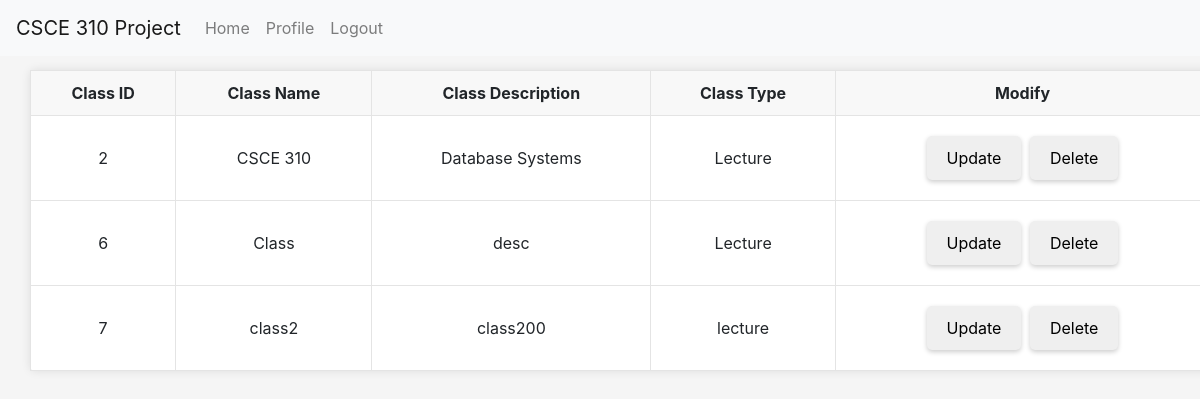
/classes/view_all_classes (signed in), run on an earlier commit of the app's database.
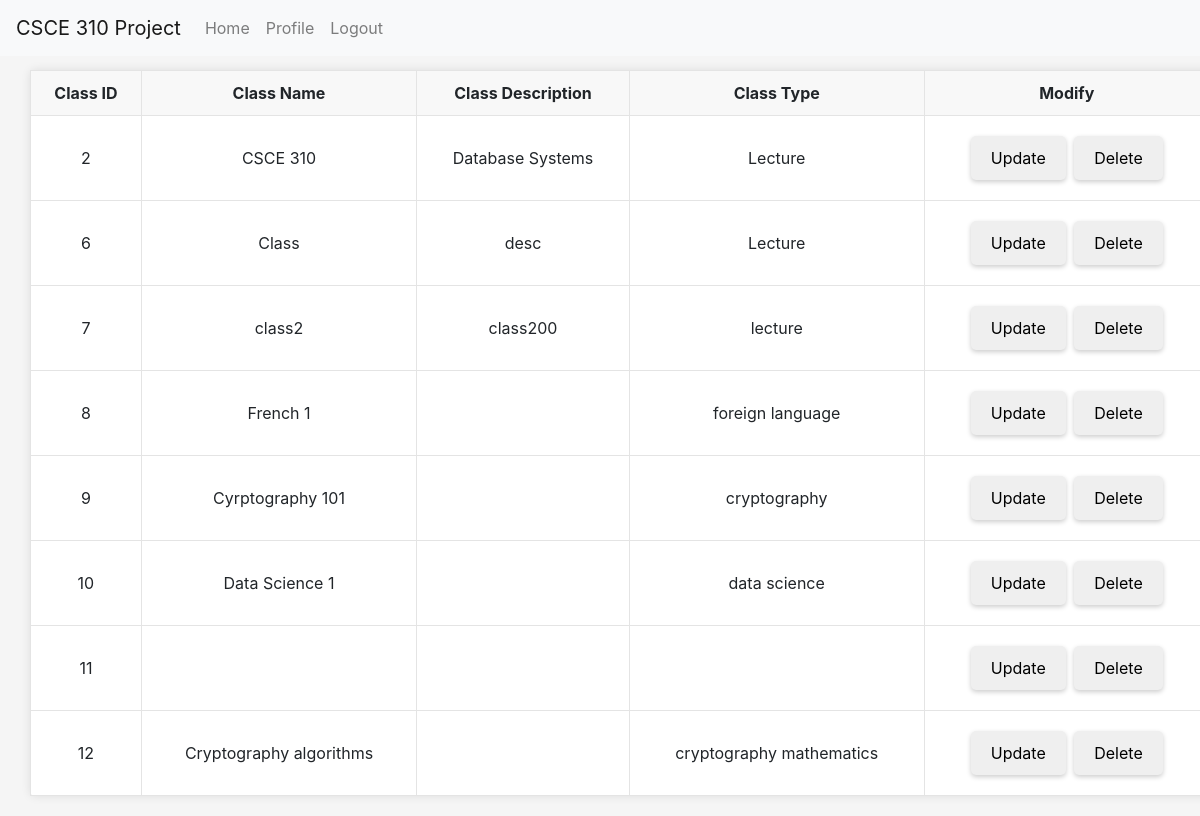
And on a later commit of the database.
### tables this page shows
CREATE TABLE Classes (
                    Class_ID INTEGER PRIMARY KEY AUTOINCREMENT,
                    Name VARCHAR,
                    Description VARCHAR,
                    Type VARCHAR
                    );

### routes/classes.py (the view)
@classes_bp.route('/view_all_classes', methods=['GET'])
@login_required
def view_all_classes():
    print("called view_all_classes")
    conn = get_db_connection()
    classes = conn.execute('SELECT * FROM Classes').fetchall()
    conn.close()
    return render_template('view_all_classes.html', classes=classes)

### app.py (called while the page is built)
@login_manager.user_loader
def load_user(UIN):
    return User(UIN)

### db.py (called while the page is built)
def get_db_connection():
    conn = sqlite3.connect('database.db')
    conn.row_factory = sqlite3.Row
    return conn

### util/Users.py (called while the page is built)
def get_user(conn, UIN):
    query_result = conn.execute("SELECT * FROM View_CollegeStudentDetails WHERE UIN = ?", (UIN,)).fetchone()
    user_info = {}
    if not query_result:
        return user_info
    for column_name in query_result.keys():
        user_info[column_name] = query_result[column_name]
    return user_info

### templates/view_all_classes.html (shortened to what this page needs)
<!DOCTYPE html>
<html lang="en">
<head>
  <link rel="stylesheet" href="https://stackpath.bootstrapcdn.com/bootstrap/4.3.1/css/bootstrap.min.css">
  <link rel="stylesheet" href="../../static/general.css">
  <link rel="stylesheet" href="../../static/admin_home.css">
</head>
<body>
    <nav class="navbar navbar-expand-lg navbar-light bg-light fixed-top">
      <a class="navbar-brand" href="#">CSCE 310 Project</a>
      <div class="collapse navbar-collapse" id="navbarNav">
          <ul class="navbar-nav">
              <li class="nav-item">
                  <a class="nav-link" href="/">Home</a>
              </li>
              <li class="nav-item">
                  <a class="nav-link" href="/profile">Profile</a>
              </li>
              <li class="nav-item">
                  <a class="nav-link" href="/logout">Logout</a>
              </li>
          </ul>
      </div>
  </nav>
  <table>
    <tr>
      <th>Class ID</th>
      <th>Class Name</th>
      <th>Class Description</th>
      <th>Class Type</th>
      <th>Modify</th>
    </tr>
    {% for class in classes %}
    <tr>
      <td>{{ class.Class_ID }}</td>
      <td>{{ class.Name }}</td>
      <td>{{ class.Description }}</td>
      <td>{{ class.Type }}</td>
      <td>
        <a href="{{ url_for('classes_bp.update_class_basic', Class_ID=class.Class_ID)}}">
          <button>Update</button>
        </a>
        <button onclick="deleteClass({{class.Class_ID}})">Delete</button>
      </td>
    </tr>
    {% endfor %}
  </table>
</body>
</html>

### static/general.css (style rules this page uses)
body { padding-top: 60px; padding-left: 20px; }
table { border-collapse: collapse; margin: 10px; }
table, th, td { border: 1px solid #e4e4e4; }
th, td { padding: 10px; text-align: left; }
th { background-color: #f8f8f8; vertical-align: text-top; }
button { cursor: pointer; border: 2px solid #808080; }

### static/admin_home.css (style rules this page uses)
body { background-color: #f5f5f5; padding-top: 60px; }
table { box-shadow: 0 0 10px rgba(0,0,0,0.1); background: #fff; border-radius: 5px; width: 100%; margin-bottom: 20px; }
table th, table td { text-align: center; vertical-align: middle; }
button, .btn-custom { border: none; padding: 10px 20px; margin: 10px 2px; border-radius: 5px; box-shadow: 0 2px 5px rgba(0,0,0,0.2); }

What changed in the data, as far as the page shows it:
added Classes: Class_ID "8", Name "French 1", Type "foreign language"
added Classes: Class_ID "9", Name "Cyrptography 101", Type "cryptography"
added Classes: Class_ID "10", Name "Data Science 1", Type "data science"
added Classes: Class_ID "11"
added Classes: Class_ID "12", Name "Cryptography algorithms", Type "cryptography mathematics"
